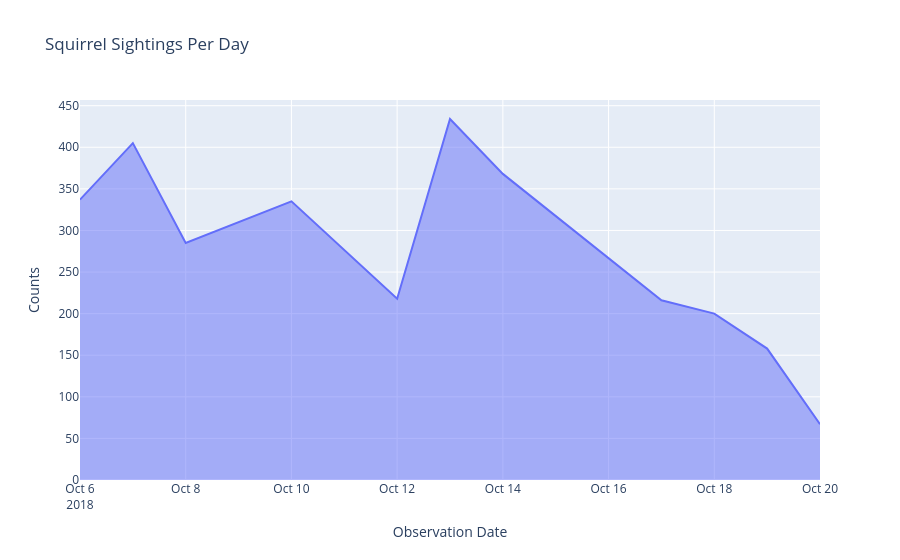

The notebook cell this image was saved under:
### Markdown cell above
<div style="page-break-after: always;"></div>

## Exercise 6: DateTime Processing and Visualization (``to_date()``, ``date_format()``, and ``.plot()``)

The **`to_date()`** function converts a date string (like the 'Date' column in this dataset, formatted MMDDYYYY) into a proper Spark `DateType`. The **`date_format()`** function extracts or formats specific date parts. 

**Task:** Analyze the sighting trend over time. Convert the 'Date' column and then use the native plotting API to visualize squirrel sightings per month.

**Steps:**

1.  Use **`to_date()`** to convert the string 'Date' column (format: MMDDYYYY) into a Spark Date type.
2.  Group the data by `ObservationDate` and calculate the total `Count` of sightings.
3.  Plot the `count` column using the native **`.plot.area()`** function.

### Code cell
from pyspark.sql.functions import to_date, col

# Your solution here

# 1. Convert the 'Date' string (MMDDYYYY) to a DateType and extract YearMonth
monthly_sightings_df = df.withColumn(
    "ObservationDate",
    to_date(col("Date").cast("string"), "MMddyyyy")
)

# 2. Aggregate by ``ObservationDate`` 
monthly_counts = monthly_sightings_df.groupBy("ObservationDate").count().orderBy("ObservationDate", ascending=True)

# 5. Plot the area chart using the native pandas-on-Spark plotting API
fig = monthly_counts.plot.area(
    x = "ObservationDate",
    y = "count",
    title="Squirrel Sightings Per Day",
    labels={"count": "Counts", "ObservationDate": "Observation Date"}
)

fig.show()

### Figure 1 — Plotly figure (JSON) as saved in the notebook; plotly's stock layout.template omitted (floating-point values rounded to 4 significant figures)
{"data": [{"fillpattern": {"shape": ""}, "hovertemplate": "Observation Date=%{x}<br>Counts=%{y}<extra></extra>", "legendgroup": "", "line": {"color": "#636efa"}, "marker": {"symbol": "circle"}, "mode": "lines", "name": "", "orientation": "v", "showlegend": false, "stackgroup": "1", "type": "scatter", "x": ["2018-10-06", "2018-10-07", "2018-10-08", "2018-10-10", "2018-10-12", "2018-10-13", "2018-10-14", "2018-10-17", "2018-10-18", "2018-10-19", "2018-10-20"], "xaxis": "x", "y": [337, 405, 285, 335, 218, 434, 368, 216, 200, 158, 67], "yaxis": "y"}], "layout": {"legend": {"tracegroupgap": 0}, "title": {"text": "Squirrel Sightings Per Day"}, "xaxis": {"anchor": "y", "domain": [0, 1], "title": {"text": "Observation Date"}}, "yaxis": {"anchor": "x", "domain": [0, 1], "title": {"text": "Counts"}}}}
